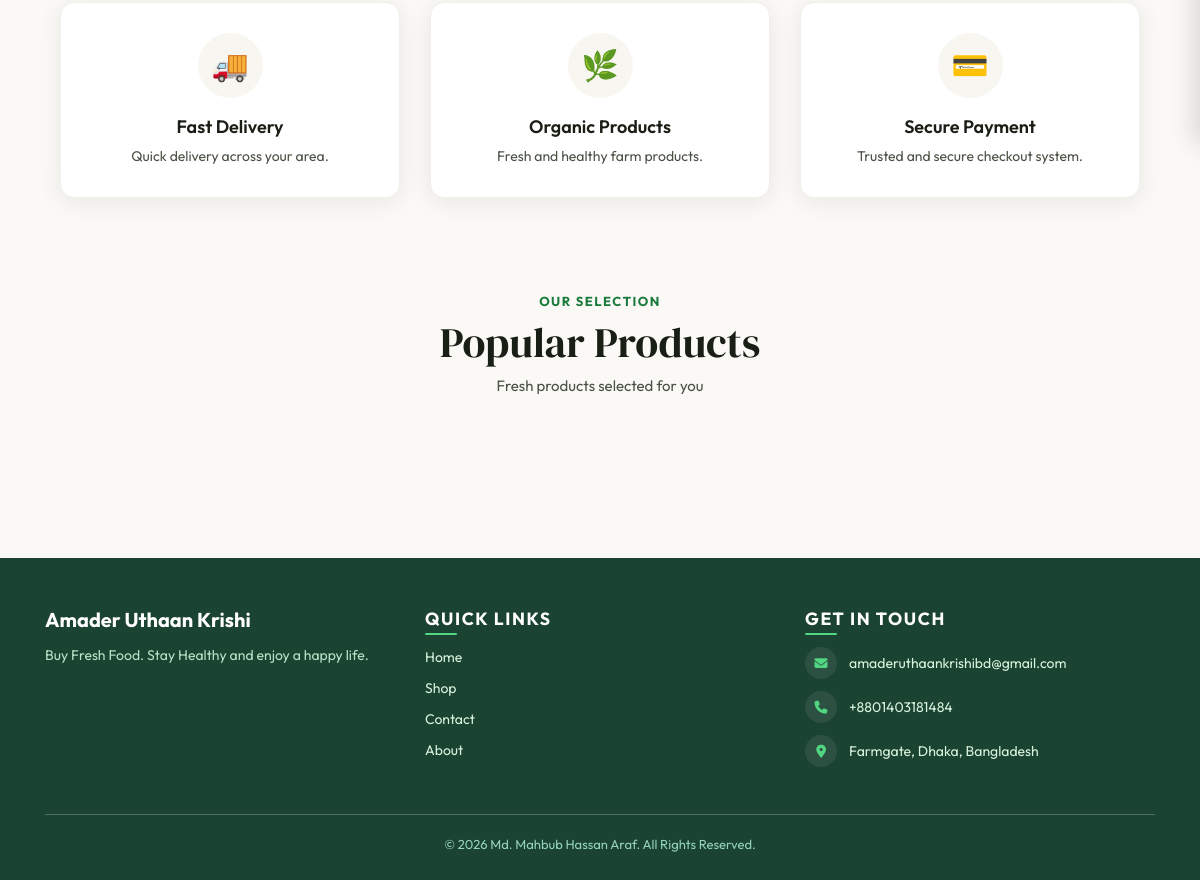
Before: / (lower part) with the older database file.
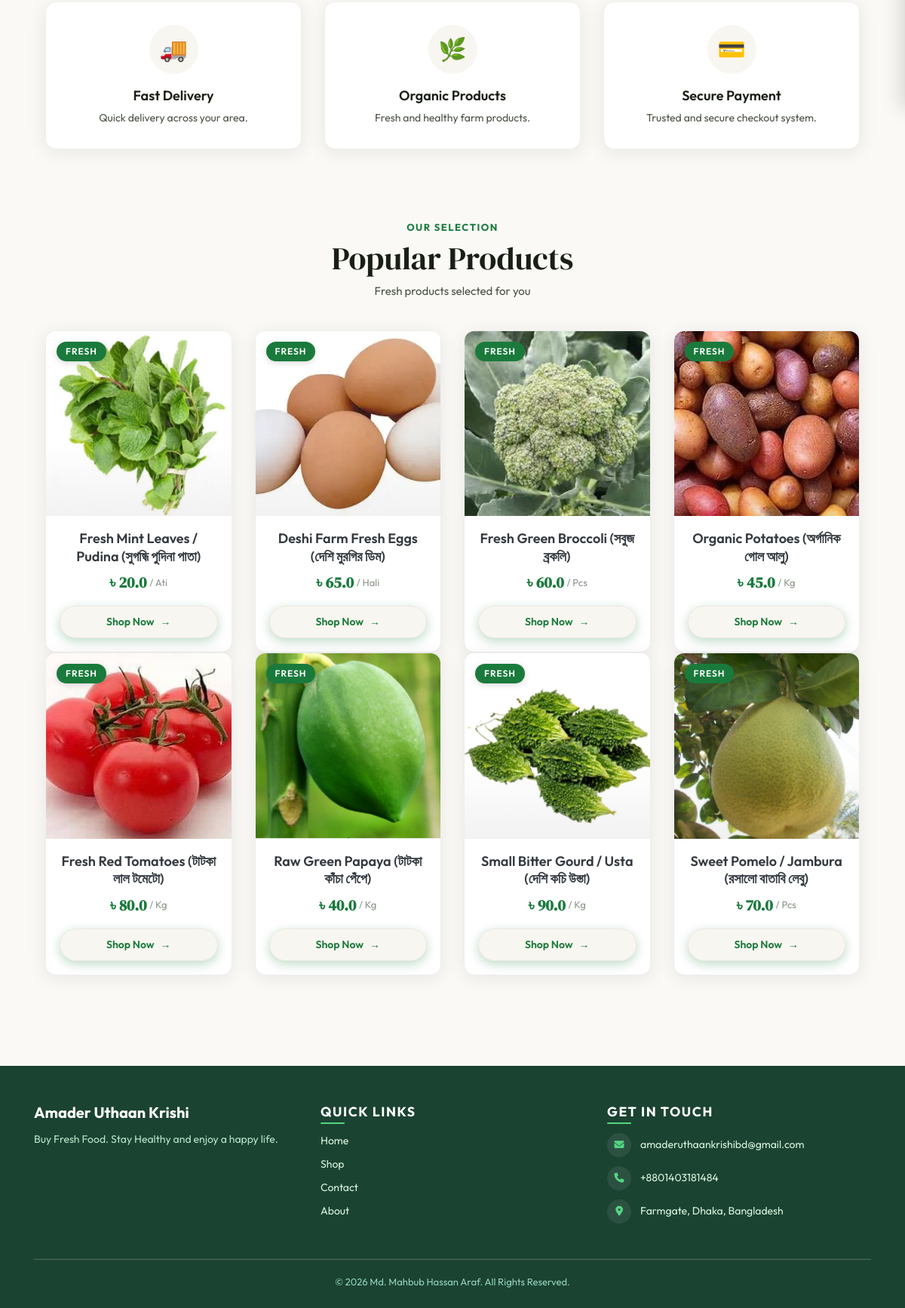
After: the same page with the newer database file.
### apps/products/models.py (models this page shows, shortened)
class Product(models.Model):
    UNIT_CHOICES = [
        ('kg', 'Kg'),
        ('gm', 'gm'),
        ('pcs', 'Pcs'),
        ('ati', 'Ati'),
        ('fana', 'Fana'),
        ('hali', 'Hali'),
    ]
    name = models.CharField(max_length=200)
    price = models.FloatField(help_text="Per unit price (Per Kg for kg/gm)")
    unit = models.CharField(max_length=10, choices=UNIT_CHOICES)
    description = models.TextField(blank=True, null=True)
    image = models.FileField(upload_to='products/', null=True, blank=True)
    is_active = models.BooleanField(default=True, help_text="Designates whether this product is visible in shop & search.")

### amader_uthaan_krishi/views.py (the view)
# urls.py: path('', home, name='home'),
def home(request):
    products = Product.objects.filter(is_active=True).order_by('?')[:8]
    return render(request, 'home.html', {
        'products': products
    })

### Templates/home.html (shortened to what this page needs)
{% extends 'base.html' %}
{% load static %}
{% block content %}
<section class="feature-section">
    <div class="container">
        <div class="row g-2 g-md-3 text-center">
            <div class="col-4 col-md-4">
                <div class="feature-box">
                    <div class="feature-icon-wrap">
                        <span class="feature-icon">🚚</span>
                    </div>
                    <h5>Fast Delivery</h5>
                    <p>Quick delivery across your area.</p>
                </div>
            </div>
            <div class="col-4 col-md-4">
                <div class="feature-box">
                    <div class="feature-icon-wrap">
                        <span class="feature-icon">🌿</span>
                    </div>
                    <h5>Organic Products</h5>
                    <p>Fresh and healthy farm products.</p>
                </div>
            </div>
            <div class="col-4 col-md-4">
                <div class="feature-box">
                    <div class="feature-icon-wrap">
                        <span class="feature-icon">💳</span>
                    </div>
                    <h5>Secure Payment</h5>
                    <p>Trusted and secure checkout system.</p>
                </div>
            </div>
        </div>
    </div>
</section>
<section class="product-section">
    <div class="container">
        <div class="section-title text-center">
            <span class="section-label">Our Selection</span>
            <h2>Popular Products</h2>
            <p>Fresh products selected for you</p>
        </div>
        <div class="row g-2 g-md-4">
            {% for p in products|slice:":12" %}
            <div class="col-lg-3 col-md-4 col-4">
                <div class="product-card">
                    <div class="product-badge">Fresh</div>
                    <a href="{% url 'product_details' p.id %}" class="d-block text-decoration-none">
                        <div class="product-image-box">
                            {% if p.image %}
                            <img src="{{ p.image.url }}"
                                 class="product-image"
                                 alt="{{ p.name }}">
                            {% else %}
                            <img src="https://via.placeholder.com/300x300"
                                 class="product-image"
                                 alt="No Image">
                            {% endif %}
                            <div class="product-image-overlay"></div>
                        </div>
                    </a>
                    <div class="product-body text-center">
                        <h5 class="product-name">
                            <a href="{% url 'product_details' p.id %}" class="text-decoration-none text-dark">
                                {{ p.name }}
                            </a>
                        </h5>
                        <div class="product-price">
                            ৳ {{ p.price }}
                            <span>/ {% if p.unit == 'gm' %}Kg{% else %}{{ p.get_unit_display }}{% endif %}</span>
                        </div>
                        <form method="POST" action="{% url 'add_to_cart' p.id %}" class="w-100 mt-auto">
                            <button type="submit" class="shop-btn">
                                Shop Now <span class="btn-arrow">→</span>
                            </button>
                        </form>
                    </div>
                </div>
            </div>
            {% endfor %}
        </div>
    </div>
</section>
{% endblock %}

Changed rows visible on the page:
added Product: image (picture), name "Fresh Mint Leaves / Pudina (সুগন্ধি পুদিনা পাতা)", price "20.0", unit "Ati"
added Product: image (picture), name "Deshi Farm Fresh Eggs (দেশি মুরগির ডিম)", price "65.0", unit "Hali"
added Product: image (picture), name "Fresh Green Broccoli (সবুজ ব্রকলি)", price "60.0", unit "Pcs"
added Product: image (picture), name "Organic Potatoes (অর্গানিক গোল আলু)", price "45.0", unit "Kg"
added Product: image (picture), name "Fresh Red Tomatoes (টাটকা লাল টমেটো)", price "80.0", unit "Kg"
added Product: image (picture), name "Raw Green Papaya (টাটকা কাঁচা পেঁপে)", price "40.0", unit "Kg"
added Product: image (picture), name "Small Bitter Gourd / Usta (দেশি কচি উস্তা)", price "90.0", unit "Kg"
added Product: image (picture), name "Sweet Pomelo / Jambura (রসালো বাতাবি লেবু)", price "70.0", unit "Pcs"
